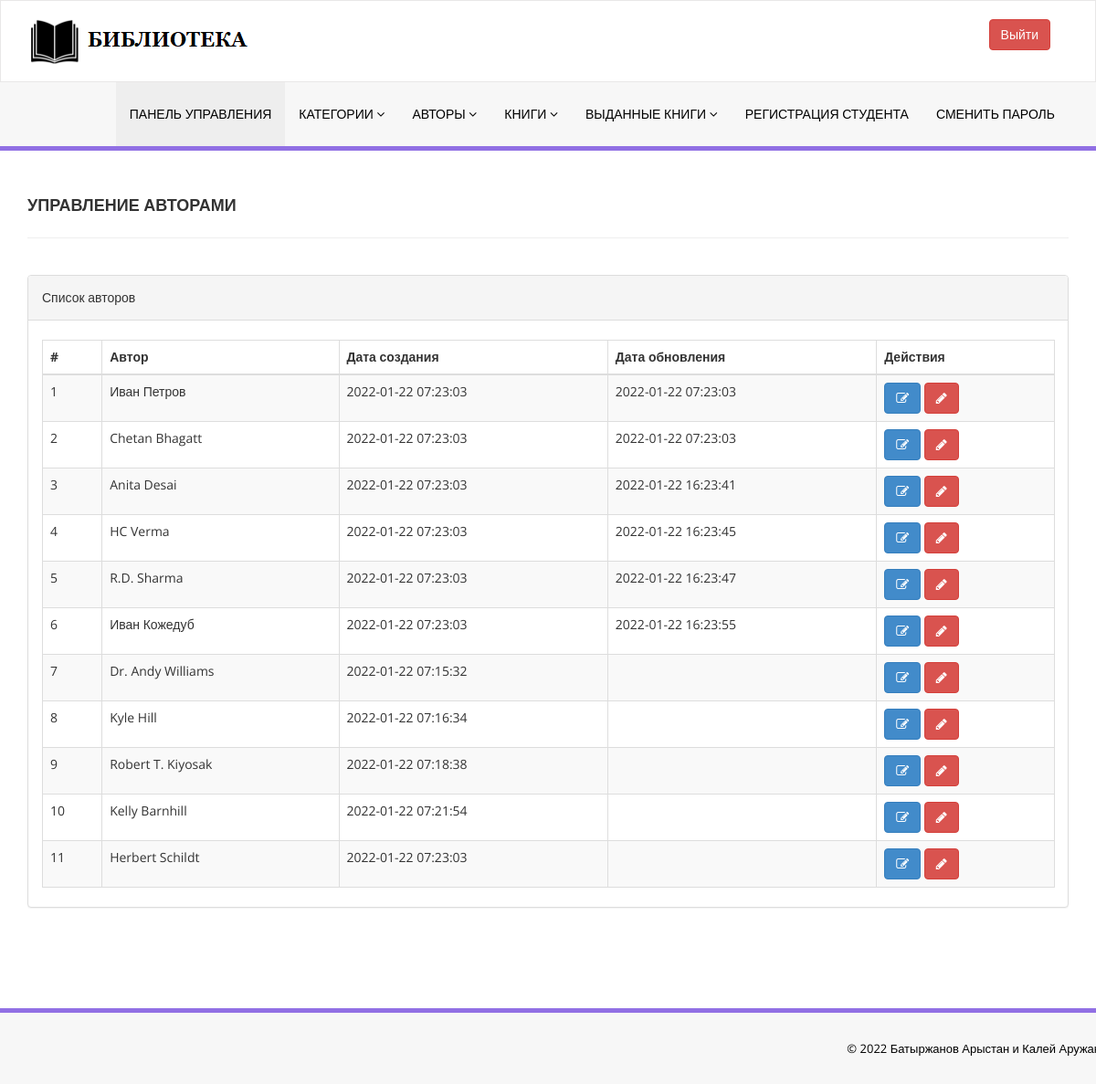
/library/admin/manage-authors.php (signed in), run on the app's committed database.
### tables this page shows
CREATE TABLE `tblauthors` (
  `id` int(11) NOT NULL,
  `AuthorName` varchar(159) DEFAULT NULL,
  `creationDate` timestamp NULL DEFAULT current_timestamp(),
  `UpdationDate` timestamp NULL DEFAULT NULL ON UPDATE current_timestamp()
);

### library/admin/manage-authors.php (the view, shortened to what this page needs)
<?php
include('../includes/config.php');
if(strlen($_SESSION['alogin'])==0)
    {
header('location:index.php');
}
else{
    ?>
<!DOCTYPE html>
<html xmlns="http://www.w3.org/1999/xhtml">
<head>
    <link href="assets/css/bootstrap.css" rel="stylesheet" />
    <link href="assets/css/font-awesome.css" rel="stylesheet" />
    <link href="assets/js/dataTables/dataTables.bootstrap.css" rel="stylesheet" />
    <link href="assets/css/style.css" rel="stylesheet" />
</head>
<body>
<?php include('includes/header.php');?>
    <div class="content-wrapper">
         <div class="container">
        <div class="row pad-botm">
            <div class="col-md-12">
                <h4 class="header-line">Управление авторами</h4>
    </div>
     <div class="row">
</div>
        </div>
            <div class="row">
                <div class="col-md-12">
                    <div class="panel panel-default">
                        <div class="panel-heading">
                           Список авторов
                        </div>
                        <div class="panel-body">
                            <div class="table-responsive">
                                <table class="table table-striped table-bordered table-hover" id="dataTables-example">
                                    <thead>
                                        <tr>
                                            <th>#</th>
                                            <th>Автор</th>
                                            <th>Дата создания</th>
                                            <th>Дата обновления</th>
                                            <th>Действия</th>
                                        </tr>
                                    </thead>
                                    <tbody>
<?php $sql = "SELECT * from  tblauthors";
$query = $dbh -> prepare($sql);
$query->execute();
$results=$query->fetchAll(PDO::FETCH_OBJ);
$cnt=1;
if($query->rowCount() > 0)
{
foreach($results as $result)
{               ?>
                                        <tr class="odd gradeX">
                                            <td class="center"><?php echo htmlentities($cnt);?></td>
                                            <td class="center"><?php echo htmlentities($result->AuthorName);?></td>
                                            <td class="center"><?php echo htmlentities($result->creationDate);?></td>
                                            <td class="center"><?php echo htmlentities($result->UpdationDate);?></td>
                                            <td class="center">
                                            <a href="edit-author.php?athrid=<?php echo htmlentities($result->id);?>"><button class="btn btn-primary"><i class="fa fa-edit "></i></button>
                                          <a href="manage-authors.php?del=<?php echo htmlentities($result->id);?>" onclick="return confirm('Вы уверены, что хотите удалить?');"" >  <button class="btn btn-danger"><i class="fa fa-pencil"></i></button>
                                            </td>
                                        </tr>
 <?php $cnt=$cnt+1;}} ?>
                                    </tbody>
                                </table>
                            </div>
                        </div>
                    </div>
                </div>
            </div>
    </div>
    </div>
  <?php include('includes/footer.php');?>
</body>
</html>
<?php } ?>

### library/admin/assets/css/style.css (style rules this page uses)
.content-wrapper { margin-top: 40px; min-height:800px; padding-bottom:90px; }
.header-line { font-weight:900; padding-bottom:25px; border-bottom:1px solid #eeeeee; text-transform:uppercase; }
.pad-botm { padding-bottom:30px; }

### data on the page
tblauthors: AuthorName "Иван Петров", creationDate "2022-01-22 07:23:03", UpdationDate "2022-01-22 07:23:03"
tblauthors: AuthorName "Chetan Bhagatt", creationDate "2022-01-22 07:23:03", UpdationDate "2022-01-22 07:23:03"
tblauthors: AuthorName "Anita Desai", creationDate "2022-01-22 07:23:03", UpdationDate "2022-01-22 16:23:41"
tblauthors: AuthorName "HC Verma", creationDate "2022-01-22 07:23:03", UpdationDate "2022-01-22 16:23:45"
tblauthors: AuthorName "R.D. Sharma", creationDate "2022-01-22 07:23:03", UpdationDate "2022-01-22 16:23:47"
tblauthors: AuthorName "Иван Кожедуб", creationDate "2022-01-22 07:23:03", UpdationDate "2022-01-22 16:23:55"
tblauthors: AuthorName "Dr. Andy Williams", creationDate "2022-01-22 07:15:32"
tblauthors: AuthorName "Kyle Hill", creationDate "2022-01-22 07:16:34"
tblauthors: AuthorName "Robert T. Kiyosak", creationDate "2022-01-22 07:18:38"
tblauthors: AuthorName "Kelly Barnhill", creationDate "2022-01-22 07:21:54"
tblauthors: AuthorName "Herbert Schildt", creationDate "2022-01-22 07:23:03"
